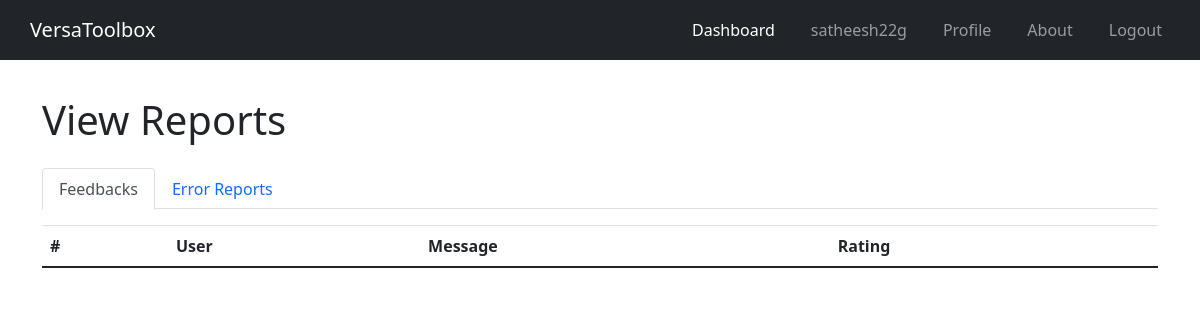
/view-reports (signed in), run on an earlier commit of the app's database.
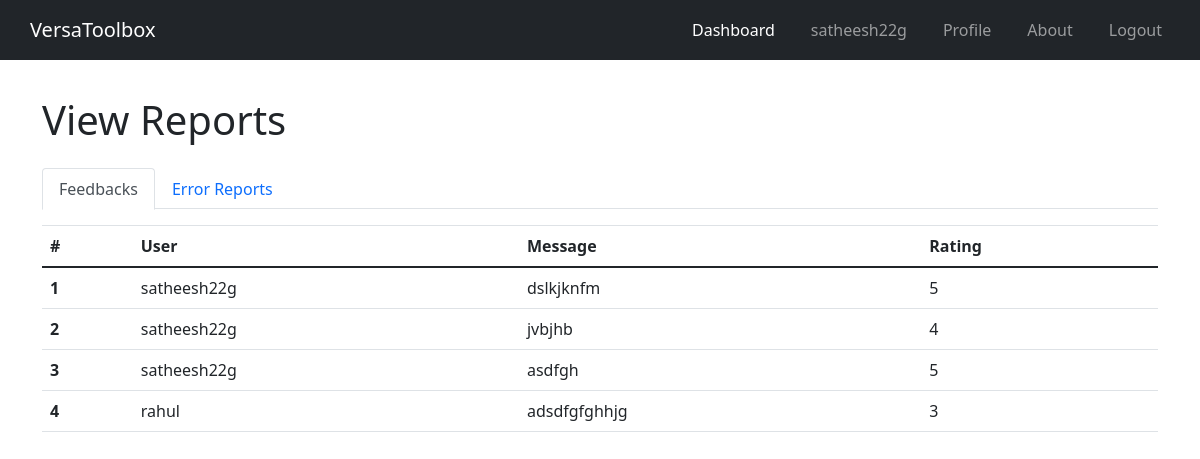
And on a later commit of the database.
### users/models.py (models this page shows, shortened)
class Feedback(models.Model):
    name = models.CharField(max_length=100)
    email = models.EmailField()
    message = models.TextField()
    rating = models.IntegerField(default=0)  # Add a field for rating
    created_at = models.DateTimeField(auto_now_add=True)
    user = models.ForeignKey(settings.AUTH_USER_MODEL, on_delete=models.SET_NULL, null=True, blank=True)

class CustomUser(AbstractUser):
    email = models.EmailField(unique=True)

### users/views.py (the view)
# urls.py: path('view-reports', view_reports, name='view_reports'),
@login_required
@staff_member_required
def view_reports(request):
    feedbacks = Feedback.objects.all()
    error_reports = ErrorReport.objects.all()
    return render(request, 'view_reports.html', {'feedbacks': feedbacks,'error_reports': error_reports})

### users/context_processors.py (called while the page is built)
def common_context(request):
    username = request.session.get('username', None)
    return {'username': username}

### users/templates/view_reports.html (shortened to what this page needs)
<!DOCTYPE html>
<html lang="en">
<head>
    <link rel="stylesheet" href="https://stackpath.bootstrapcdn.com/bootstrap/4.5.2/css/bootstrap.min.css">
</head>
<body>
    {% include 'nav.html' %}
    <div class="container py-5 mt-5">
        <h1 class="mb-4">View Reports</h1>
        <ul class="nav nav-tabs" id="myTab" role="tablist">
            <li class="nav-item">
                <a class="nav-link active" id="feedback-tab" data-toggle="tab" href="#feedback" role="tab" aria-controls="feedback" aria-selected="true">Feedbacks</a>
            </li>
            <li class="nav-item">
                <a class="nav-link" id="error-tab" data-toggle="tab" href="#error" role="tab" aria-controls="error" aria-selected="false">Error Reports</a>
            </li>
        </ul>
        <div class="tab-content mt-3">
            <div class="tab-pane fade show active" id="feedback" role="tabpanel" aria-labelledby="feedback-tab">
                <table class="table">
                    <thead>
                        <tr>
                            <th scope="col">#</th>
                            <th scope="col">User</th>
                            <th scope="col">Message</th>
                            <th scope="col">Rating</th>
                        </tr>
                    </thead>
                    <tbody>
                        {% for feedback in feedbacks %}
                            <tr>
                                <th scope="row">{{ feedback.id }}</th>
                                <td>{{ feedback.user.username }}</td>
                                <td>{{ feedback.message }}</td>
                                <td>{{ feedback.rating }}</td>
                            </tr>
                        {% endfor %}
                    </tbody>
                </table>
            </div>
        </div>
    </div>
</body>
</html>

What changed in the data, as far as the page shows it:
added Feedback: id "1", user.username "satheesh22g", message "dslkjknfm", rating "5"
added Feedback: id "2", user.username "satheesh22g", message "jvbjhb", rating "4"
added Feedback: id "3", user.username "satheesh22g", message "asdfgh", rating "5"
added Feedback: id "4", user.username "rahul", message "adsdfgfghhjg", rating "3"
